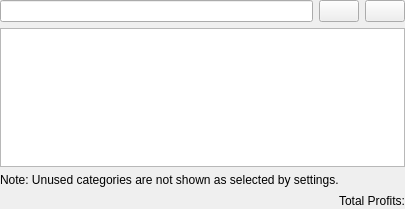
<?xml version="1.0" encoding="UTF-8"?>
<ui version="4.0">
 <class>KCategoriesViewDecl</class>
 <widget class="QWidget" name="KCategoriesViewDecl">
  <property name="geometry">
   <rect>
    <x>0</x>
    <y>0</y>
    <width>405</width>
    <height>209</height>
   </rect>
  </property>
  <layout class="QVBoxLayout">
   <property name="margin">
    <number>0</number>
   </property>
   <item>
    <layout class="QHBoxLayout">
     <item>
      <widget class="KLineEdit" name="m_searchWidget">
        <property name="showClearButton" stdset="0">
        <bool>true</bool>
        </property>
      </widget>
     </item>
     <item>
      <widget class="KPushButton" name="m_collapseButton">
       <property name="toolTip">
        <string>Collapse all accounts in the list</string>
       </property>
       <property name="text">
        <string/>
       </property>
      </widget>
     </item>
     <item>
      <widget class="KPushButton" name="m_expandButton">
       <property name="toolTip">
        <string>Expand all accounts in the list</string>
       </property>
       <property name="text">
        <string/>
       </property>
      </widget>
     </item>
    </layout>
   </item>
   <item>
    <widget class="KMyMoneyAccountTreeView" name="m_accountTree"/>
   </item>
   <item>
    <widget class="QLabel" name="m_hiddenCategories">
     <property name="text">
      <string>Note: Unused categories are not shown as selected by settings.</string>
     </property>
     <property name="wordWrap">
      <bool>false</bool>
     </property>
    </widget>
   </item>
   <item>
    <layout class="QHBoxLayout">
     <item>
      <spacer name="Spacer1">
       <property name="orientation">
        <enum>Qt::Horizontal</enum>
       </property>
       <property name="sizeType">
        <enum>QSizePolicy::Expanding</enum>
       </property>
       <property name="sizeHint" stdset="0">
        <size>
         <width>310</width>
         <height>16</height>
        </size>
       </property>
      </spacer>
     </item>
     <item>
      <widget class="QLabel" name="m_totalProfitsLabel">
       <property name="minimumSize">
        <size>
         <width>150</width>
         <height>0</height>
        </size>
       </property>
       <property name="text">
        <string>Total Profits:</string>
       </property>
       <property name="textFormat">
        <enum>Qt::RichText</enum>
       </property>
       <property name="alignment">
        <set>Qt::AlignRight|Qt::AlignTrailing|Qt::AlignVCenter</set>
       </property>
       <property name="wordWrap">
        <bool>true</bool>
       </property>
      </widget>
     </item>
    </layout>
   </item>
  </layout>
 </widget>
 <layoutdefault spacing="6" margin="11"/>
 <customwidgets>
  <customwidget>
   <class>KMyMoneyAccountTreeView</class>
   <extends>QTreeView</extends>
   <header>kmymoneyaccounttreeview.h</header>
  </customwidget>
  <customwidget>
   <class>KPushButton</class>
   <extends>QPushButton</extends>
   <header>kpushbutton.h</header>
  </customwidget>
  <customwidget>
   <class>KLineEdit</class>
   <extends>QLineEdit</extends>
   <header>klineedit.h</header>
  </customwidget>
 </customwidgets>
 <resources/>
 <connections/>
</ui>
